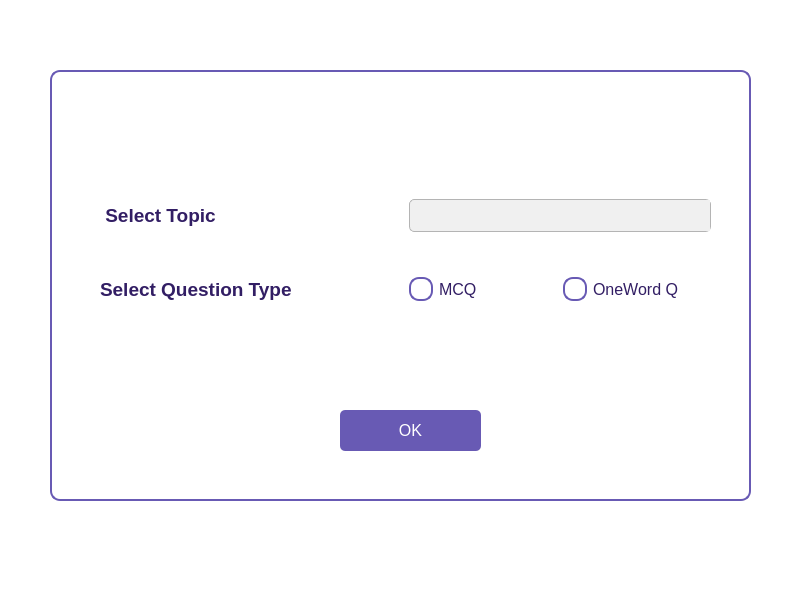
<?xml version="1.0" encoding="UTF-8"?>
<ui version="4.0">
 <class>TopicSelection</class>
 <widget class="QMainWindow" name="TopicSelection">
  <property name="geometry">
   <rect>
    <x>0</x>
    <y>0</y>
    <width>800</width>
    <height>600</height>
   </rect>
  </property>
  <property name="font">
   <font>
    <bold>true</bold>
   </font>
  </property>
  <property name="windowTitle">
   <string>MainWindow</string>
  </property>
  <property name="styleSheet">
   <string notr="true">background-color: rgb(255, 255, 255);</string>
  </property>
  <widget class="QWidget" name="centralwidget">
   <widget class="QGroupBox" name="groupBox">
    <property name="geometry">
     <rect>
      <x>50</x>
      <y>70</y>
      <width>701</width>
      <height>431</height>
     </rect>
    </property>
    <property name="styleSheet">
     <string notr="true">/* Main window background */
QMainWindow {
    background-color: rgb(240, 240, 250); /* Light purple background */
}
QComboBox {
    background-color: rgb(240, 240, 240); /* Light gray background */
    border: 1px solid rgb(180, 180, 180); /* Light border */
    border-radius: 5px; /* Rounded corners */
    padding: 5px;
    color: rgb(50, 50, 50); /* Dark font color */
    font-size: 12pt;
    font-family: &quot;Arial&quot;, sans-serif;
}

QComboBox::drop-down {
    background-color: rgb(240, 240, 240); /* Background for the dropdown */
    border: none;
    width: 20px; /* Adjust width of the drop-down button */
}

QComboBox::down-arrow {
    image: url(:/icons/down_arrow.png); /* Customize the arrow image */
}

QComboBox QAbstractItemView {
    background-color: rgb(255, 255, 255); /* White background for the dropdown list */
    border: 1px solid rgb(180, 180, 180); /* Light border */
    color: rgb(50, 50, 50); /* Dark font color for items */
    font-size: 12pt;
}

QComboBox QAbstractItemView::item {
    padding: 5px;
    background-color: rgb(240, 240, 240); /* Item background color */
}

QComboBox QAbstractItemView::item:selected {
    background-color: rgb(180, 180, 180); /* Highlighted item background color */
    color: white; /* White text color for selected items */
}

/* Group boxes */
QGroupBox {
    background-color: rgb(255, 255, 255); /* White background */
    border: 2px solid rgb(104, 90, 180); /* Purple border */
    border-radius: 10px;
    padding: 10px;
}

/* QLabel - general label styling */
QLabel {
    font-size: 14pt;
    color: rgb(50, 30, 100); /* Dark purple text */
}

/* Specific label inside 'GameWindow' */
QLabel#questionLabel {
    font-size: 16pt;
    font-weight: bold;
    color: rgb(50, 30, 100); /* Dark purple */
}

/* QPushButton styling */
QPushButton {
    background-color: rgb(104, 90, 180); /* Purple background */
    color: white;
    font-size: 12pt;
    padding: 6px 12px;
    border-radius: 5px;
}

/* Hover and pressed states for buttons */
QPushButton:hover {
    background-color: rgb(120, 110, 200); /* Lighter purple on hover */
}

QPushButton:pressed {
    background-color: rgb(80, 60, 160); /* Darker purple on press */
}

/* Specific button styling for 'GameWindow' */
QPushButton#button50, QPushButton#buttonSwap, QPushButton#submit {
    background-color: rgb(104, 90, 180); /* Purple background */
}

QPushButton#button50:hover, QPushButton#buttonSwap:hover, QPushButton#submit:hover {
    background-color: rgb(120, 110, 200);
}

/* RadioButtons */
QRadioButton {
    font-size: 12pt;
    color: rgb(50, 30, 100); /* Dark purple */
}

QRadioButton::indicator {
    width: 20px;
    height: 20px;
    border: 2px solid rgb(104, 90, 180); /* Purple border for circle */
    border-radius: 10px;
    background-color: white;
}

QRadioButton::indicator:checked {
    background-color: rgb(104, 90, 180); /* Purple circle when checked */
}

/* ProgressBar */
QProgressBar {
    border: 1px solid rgb(104, 90, 180); /* Purple border */
    border-radius: 5px;
    background-color: rgb(240, 240, 250); /* Light purple background */
    height: 20px;
}

QProgressBar::chunk {
    background-color: rgb(104, 90, 180); /* Purple progress chunk */
    width: 1px;
}

/* QTableWidget - Leaderboard Table */
QTableWidget {
    background-color: rgb(255, 255, 255); /* White background */
    border: 1px solid rgb(104, 90, 180); /* Purple border */
    gridline-color: rgb(104, 90, 180); /* Purple grid lines */
    font-size: 12pt;
    color: rgb(50, 30, 100); /* Dark purple text */
}

/* Table header styling */
QTableWidget::horizontalHeader {
    background-color: rgb(104, 90, 180); /* Purple header */
    color: white;
    font-weight: bold;
    font-size: 14pt;
}

/* Specific QPushButton inside 'BoardWindow' */
QPushButton#closeButton {
    background-color: rgb(104, 90, 180); /* Purple background */
    color: white;
    font-size: 12pt;
    padding: 6px 12px;
    border-radius: 5px;
}

/* Hover and pressed effect for 'closeButton' */
QPushButton#closeButton:hover {
    background-color: rgb(120, 110, 200);
}

QPushButton#closeButton:pressed {
    background-color: rgb(80, 60, 160);
}

/* MenuBar styling */
QMenuBar {
    background-color: rgb(104, 90, 180); /* Purple menu bar */
    color: white;
}

/* StatusBar styling */
QStatusBar {
    background-color: rgb(240, 240, 250); /* Light purple */
    color: rgb(50, 30, 100); /* Dark purple text */
}

/* Score label styling */
QLabel#scoreLabel, QLabel#rankLabel {
    font-size: 14pt;
    color: rgb(50, 30, 100); /* Dark purple */
}
/* Time Label styling */
QLabel#timeLabel {
    font-size: 12pt;
    color: rgb(50, 30, 100); /* Dark purple */
    font-weight: bold;
    background-color: rgb(240, 240, 250); /* Light purple background */
    padding: 5px 10px;
    border-radius: 5px;
}
</string>
    </property>
    <property name="title">
     <string/>
    </property>
    <widget class="QPushButton" name="procedeButton">
     <property name="geometry">
      <rect>
       <x>290</x>
       <y>340</y>
       <width>141</width>
       <height>41</height>
      </rect>
     </property>
     <property name="text">
      <string>OK</string>
     </property>
    </widget>
    <widget class="QWidget" name="layoutWidget">
     <property name="geometry">
      <rect>
       <x>50</x>
       <y>90</y>
       <width>611</width>
       <height>181</height>
      </rect>
     </property>
     <layout class="QVBoxLayout" name="verticalLayout">
      <item>
       <layout class="QHBoxLayout" name="horizontalLayout_3">
        <item>
         <widget class="QLabel" name="label">
          <property name="font">
           <font>
            <pointsize>14</pointsize>
            <bold>true</bold>
           </font>
          </property>
          <property name="midLineWidth">
           <number>6</number>
          </property>
          <property name="text">
           <string> Select Topic </string>
          </property>
         </widget>
        </item>
        <item>
         <widget class="QComboBox" name="comboBox"/>
        </item>
       </layout>
      </item>
      <item>
       <layout class="QHBoxLayout" name="horizontalLayout_2">
        <item>
         <widget class="QLabel" name="label_2">
          <property name="font">
           <font>
            <pointsize>14</pointsize>
            <bold>true</bold>
           </font>
          </property>
          <property name="text">
           <string>Select Question Type</string>
          </property>
         </widget>
        </item>
        <item>
         <layout class="QHBoxLayout" name="horizontalLayout">
          <item>
           <widget class="QRadioButton" name="MCQButton">
            <property name="text">
             <string>MCQ</string>
            </property>
           </widget>
          </item>
          <item>
           <widget class="QRadioButton" name="OneWordButton">
            <property name="text">
             <string>OneWord Q</string>
            </property>
           </widget>
          </item>
         </layout>
        </item>
       </layout>
      </item>
     </layout>
    </widget>
   </widget>
  </widget>
  <widget class="QMenuBar" name="menubar">
   <property name="geometry">
    <rect>
     <x>0</x>
     <y>0</y>
     <width>800</width>
     <height>22</height>
    </rect>
   </property>
  </widget>
  <widget class="QStatusBar" name="statusbar"/>
 </widget>
 <resources/>
 <connections/>
</ui>
